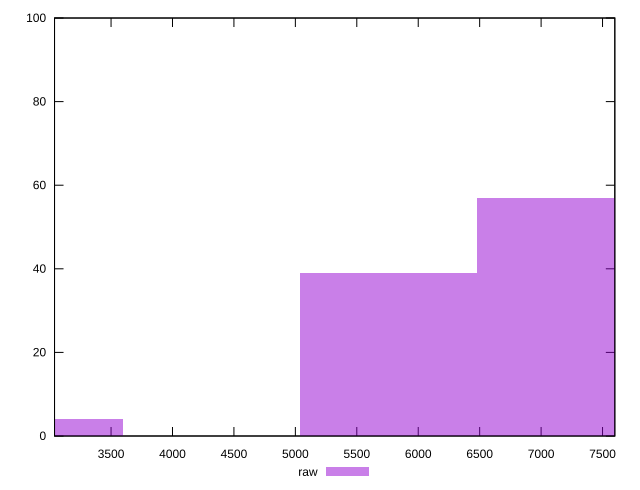

The script that saved this image:
reset

$raw <<EOF
7199.56777659958 57
5759.654221279664 39
2879.827110639832 4
EOF

set key outside below
set boxwidth 1439.913555319916
set xrange [3040:7600]
set yrange [0:100]
set trange [0:100]
set style fill transparent solid 0.5 noborder
set terminal svg size 640, 490 enhanced background rgb 'white'
set output "reprap/unused-javascript/samples/pages+cached+noexternal/raw/histogram.svg"

plot $raw title "raw" with boxes

reset
